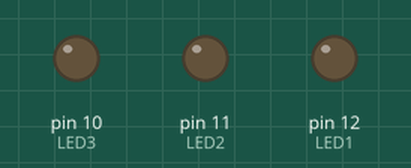
This program was run on a simulated Arduino Uno, built with avr-gcc and run on an emulated ATmega328P. On the bench: output pins drawn as LEDs (lit = HIGH).

Above: at 0.3 s.
At 0.9 s:
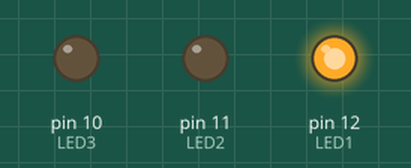
At 1.5 s:
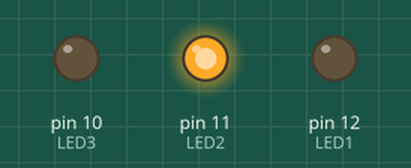
At 3.3 s:
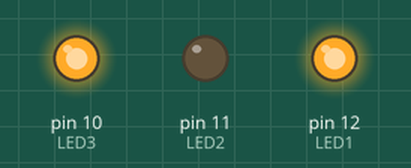
At 4.5 s:
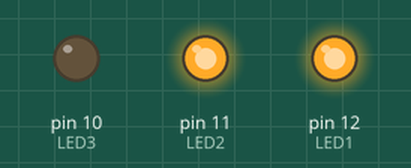
At 6.9 s:
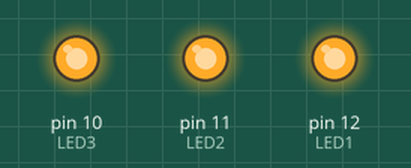
Timing chart, 0 to 8.3 s (numbered marks = the images above):
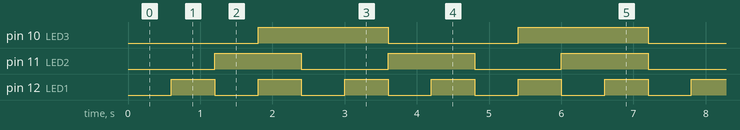

Measured:
- by itself, pin 10 (LED3): alternates HIGH for 1.8 s and LOW for 1.8 s
- by itself, pin 11 (LED2): alternates HIGH for 1.2 s and LOW for 1.2 s
- by itself, pin 12 (LED1): alternates HIGH for 0.60 s and LOW for 0.60 s

The program:

main.cpp
```cpp
#include <Arduino.h>

#define LED1 12
#define LED2 11
#define LED3 10

unsigned long previousTimeLED1Blink = millis();
unsigned long timeIntervalLED1Blink = 600;

unsigned long previousTimeLED2Blink = millis();
unsigned long timeIntervalLED2Blink = 1200;

unsigned long previousTimeLED3Blink = millis();
unsigned long timeIntervalLED3Blink = 1800;

int LED1State = LOW;
int LED2State = LOW;
int LED3State = LOW;

void setup()
{
  pinMode(LED1, OUTPUT);
  pinMode(LED2, OUTPUT);
  pinMode(LED3, OUTPUT);
}

void loop()
{
  // toggle LED1
  unsigned long timeNow = millis();
  if (timeNow - previousTimeLED1Blink > timeIntervalLED1Blink)
  {
    if (LED1State == LOW)
    {
      LED1State = HIGH;
    }
    else
    {
      LED1State = LOW;
    }
    digitalWrite(LED1, LED1State);
    previousTimeLED1Blink += timeIntervalLED1Blink;
  }

  // toggle LED2
  if (timeNow - previousTimeLED2Blink > timeIntervalLED2Blink)
  {
    if (LED2State == LOW)
    {
      LED2State = HIGH;
    }
    else
    {
      LED2State = LOW;
    }
    digitalWrite(LED2, LED2State);
    previousTimeLED2Blink += timeIntervalLED2Blink;
  }

  // toggle LED3
  if (timeNow - previousTimeLED3Blink > timeIntervalLED3Blink)
  {
    if (LED3State == LOW)
    {
      LED3State = HIGH;
    }
    else
    {
      LED3State = LOW;
    }
    digitalWrite(LED3, LED3State);
    previousTimeLED3Blink += timeIntervalLED3Blink;
  }
}
```
